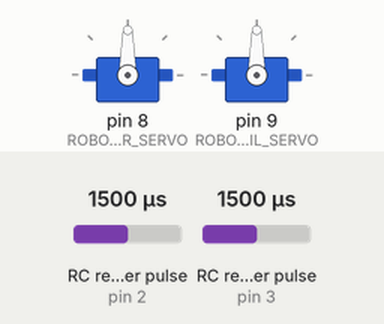
This sketch was run on a simulated Arduino Uno, built with avr-gcc and run on an emulated ATmega328P. Parts: 2 × servo. Wiring (inferred from the names in the program): 2 × RC receiver channel: data pin 2 / data pin 3. The test bench sets the inputs (shaded band); at power-on: RC receiver pulse (sensors on pin 2, pin 3) 1500 µs. What the sketch prints to the serial monitor is not drawn.

Above: at 1.2 s.
1.3 s: RC receiver pulse (sensor on pin 2) set to 1020 µs
At 1.98 s:
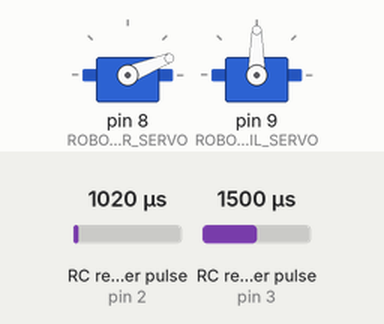
4.3 s: RC receiver pulse (sensor on pin 3) set to 1020 µs
At 6.63 s:
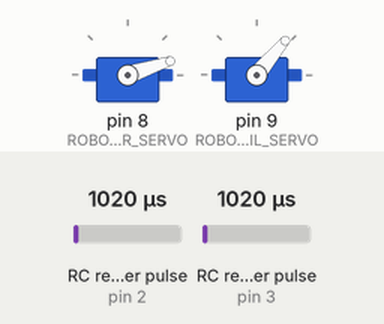
7.3 s: RC receiver pulse (sensor on pin 2) set to 1500 µs
At 7.93 s:
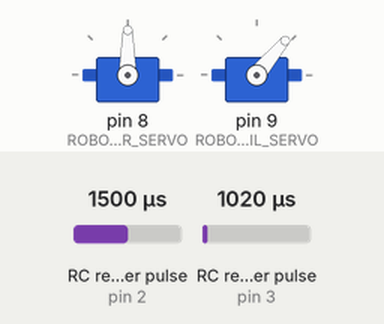
10.3 s: RC receiver pulse (sensor on pin 3) set to 1980 µs
13.3 s: RC receiver pulse (sensor on pin 2) set to 1250 µs
Timing chart, 0 to 17.3 s (numbered marks = the images above; inputs shaded):
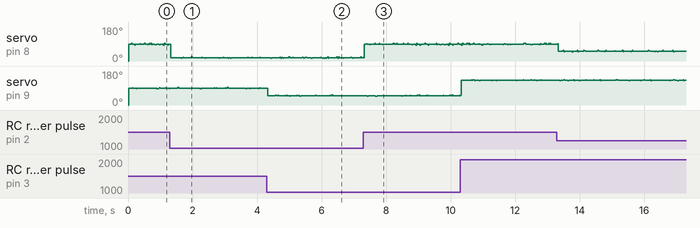

The sketch:

RCPassthroughAdvanced.ino
```cpp
/* RCPassthroughAdvanced rev 4/21/2015
© 2014-2015 RoboSail
This program puts the Arduino micro-computer in the RC (Radio Control)system
It takes in the control signals coming in from the Receiver and
pass them back to the Rudder and Sail servo motors on the boat.
It also displays several values to the Serial Monitor:
  - The actual "pulse" coming in from the receiver for each channel
    typical range of 1000 - 2000)
  - the angle at which the rudder or sail should be positioned
    given that command (in the RoboSail frame of reference)

This program helps the user determine
  - if they are reading good signals from the receiver (range of 1000 - 2000)
  - if the servos are functioning correctly and moving to the expected positions
  - if the Arduino computer is functioning correctly

  NOTE: This program uses interrupts to read in the PWM signals from the Receiver
  rather than using the pulseIn() function. It calculates the pulse length by
  reading the Low-High and High-Low transitions on the input pins and
  calculating the time lapsed between them.

*/

#include <Servo.h>

// Pin assignments
//input pins from receiver
const int ROBOSAIL_PIN_RUDDER_RC = 2;
const int ROBOSAIL_PIN_SAIL_RC = 3;
// Output pins to the servos
const int ROBOSAIL_PIN_RUDDER_SERVO = 8;
const int ROBOSAIL_PIN_SAIL_SERVO = 9;

const int ROBOSAIL_INTERRUPT_SAIL = 1;
const int ROBOSAIL_INTERRUPT_RUDDER = 0;

// variables to hold input and output values
volatile unsigned long rcPulseRudderStart = 0;
volatile int rcPulseRudderWidth;
volatile unsigned long rcPulseSailStart = 0;
volatile int rcPulseSailWidth;
int rudderServoOut;
int sailServoOut;

//create servo objects
Servo rudderServo;
Servo sailServo;

void setup() {
  Serial.begin(115200);
  Serial.println("\nRCPassthroughAdvanced code - RoboSail");

  // Sets the Receiver to interrupt pins
  attachInterrupt(ROBOSAIL_INTERRUPT_RUDDER, rcInputRudderISR, CHANGE);
  attachInterrupt(ROBOSAIL_INTERRUPT_SAIL, rcInputSailISR, CHANGE);

  // attaches the servos to the proper pins
  rudderServo.attach(ROBOSAIL_PIN_RUDDER_SERVO);
  sailServo.attach(ROBOSAIL_PIN_SAIL_SERVO);
}

void loop() {
  // the rcPulse****Width variables are set automatically in the background.
  // Calculate the servo position in degrees.
  rudderServoOut = map(rcPulseRudderWidth, 1000, 2000, -75, 75);
  sailServoOut = map(rcPulseSailWidth, 1090, 1900, 0, 90);


  // Print out the values for debug.
  Serial.print("Rudder, pulse: ");
  Serial.print(rcPulseRudderWidth);
  Serial.print("\t Angle: ");
  Serial.print(rudderServoOut);

  Serial.print("\t\t Sail, pulse: ");
  Serial.print(rcPulseSailWidth);
  Serial.print("\t Angle: ");
  Serial.print(sailServoOut);

  Serial.print("\n"); // Print a new line

  //adjust the servo values from the angles on the Robosail boat to
  // values for the servos, then command the servos to move
  rudderServoOut = map(rudderServoOut, -90, 90, 0, 180);
  rudderServo.write(rudderServoOut);
  sailServoOut = map(sailServoOut, 0, 90, 55, 125);
  sailServo.write(sailServoOut);
}

//*************Functions to handle interrupts***********

// Handy method that we can reuse for multiple ISRs.

void calculatePulseIn(const int pin, volatile unsigned long & timeStart, volatile int & pulseTime) {
  //if the pin has gone HIGH, record the microseconds since the Arduino started up
  if (digitalRead(pin) == HIGH) {
    timeStart = micros();
  }
  //otherwise, the pin has gone LOW
  else {
    //only worry about this if the timer has actually started
    if (timeStart > 0) {
      //record the pulse time
      pulseTime = (volatile int)micros() - timeStart;

      //restart the timer
      timeStart = 0;
    }
  }
}

void rcInputRudderISR() {
  calculatePulseIn(ROBOSAIL_PIN_RUDDER_RC, rcPulseRudderStart, rcPulseRudderWidth);
}

void rcInputSailISR() {
  calculatePulseIn(ROBOSAIL_PIN_SAIL_RC, rcPulseSailStart, rcPulseSailWidth);
}
```
